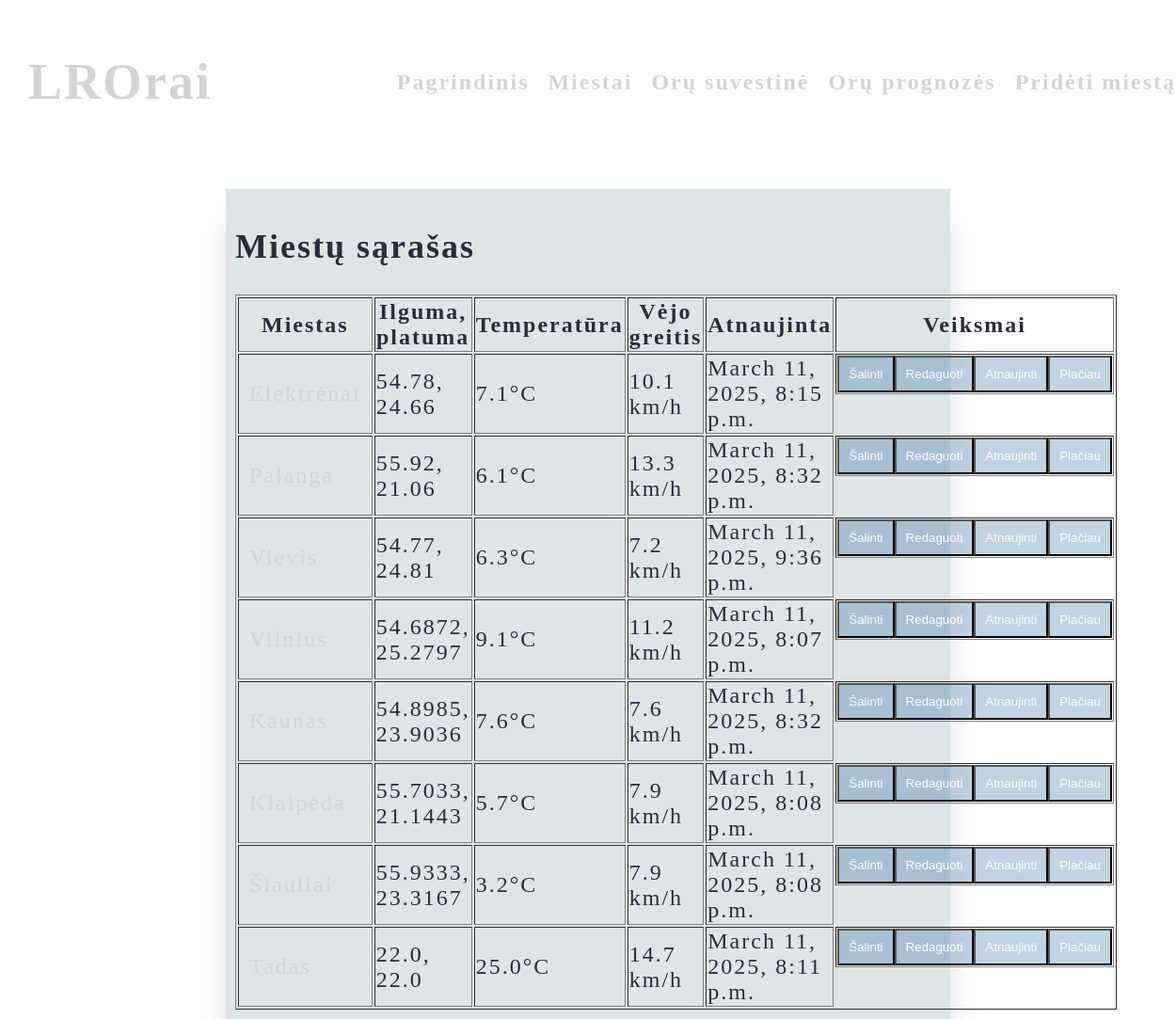
Before: /weathers/summary with the older database file.
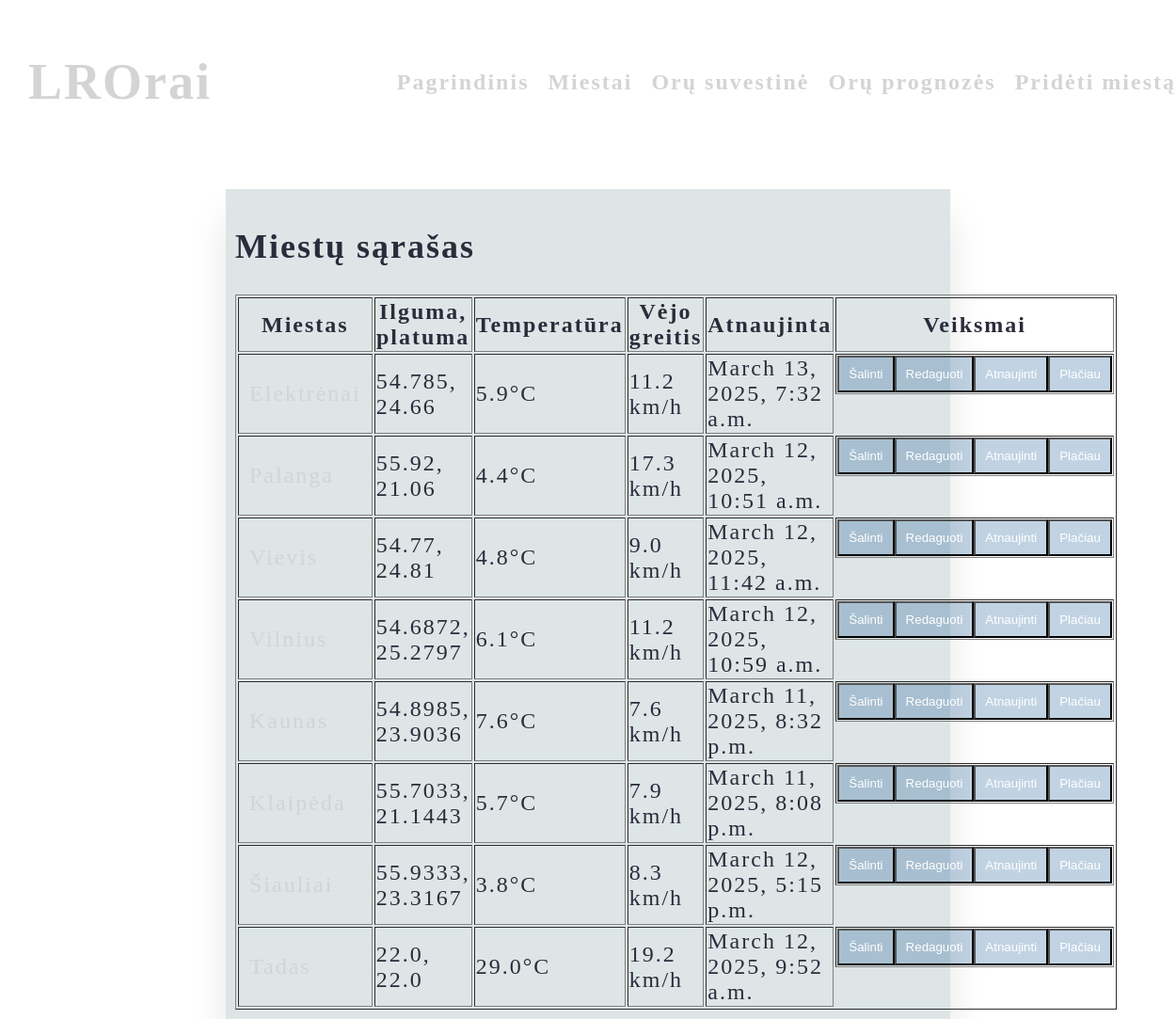
After: the same page with the newer database file.
### weathers/models.py (models this page shows, shortened)
class City(models.Model):
    name = models.CharField(max_length=50, default='', blank=True, unique=True)
    country = models.CharField(default='Lietuva', max_length=50)
    latitude = models.FloatField(default=0)
    longitude = models.FloatField(default=0)

class CityWeathers(models.Model):
    city = models.ForeignKey(City, on_delete=models.CASCADE)
    temperature = models.FloatField(default=0)
    wind_speed = models.FloatField(default=0)
    updated_at = models.DateTimeField(default=now)

### weathers/views.py (the view)
# urls.py: path("summary", views.summary, name="summary"),
def summary(request):
    return render(request, "weathers/summary.html", {"cities": City.objects.all()})

### weathers/templates/weathers/summary.html (shortened to what this page needs)
{% extends "main.html" %}
{% block content %}
<div class="center">
    <h2>Miestų sąrašas</h2>
    <table border="1">
        <tr>
            <th>Miestas</th>
            <th>Ilguma, platuma</th>
            <th>Temperatūra</th>
            <th>Vėjo greitis</th>
            <th>Atnaujinta</th>
            <th>Veiksmai</th>
        </tr>
        {% for city in cities %}
        <tr>
            <td>
                <a href="{% url 'weathers:city' city.id %}">{{ city.name }}</a>
            </td>
            <td>{{ city.latitude }}, {{ city.longitude }}</td>
            {% with weather=city.cityweathers_set.last %}
            <td>{{ weather.temperature }}°C</td>
            <td>{{ weather.wind_speed }} km/h</td>
            <td>{{ weather.updated_at }}</td>
            {% endwith %}
            <td class="cityButtons">
                <form action="{% url 'weathers:delete_city' city.id %}" method="POST">
                    <button class="submit" type="submit">Šalinti</button>
                </form>
                <a href="{% url 'weathers:edit_city' city.id %}">
                    <button class="submit" type="button">Redaguoti</button>
                </a>
                <a href="{% url 'weathers:update_weather' city.id %}">
                    <button class="submit" type="button">Atnaujinti</button>
                </a>
                <a href="{% url 'weathers:city' city.id %}">
                    <button class="submit" type="button">Plačiau</button>
                </a>
            </td>
        </tr>
        {% endfor %}
    </table>
</div>
{% endblock %}

### templates/main.html (shortened to what this page needs)
{% load static %}
<!DOCTYPE html>
<html lang="en">
<head>
    <link rel="stylesheet" href="{% static 'styles/main.css' %}">
</head>
<body>
    {% include "navbar.html" %}
    <br>
    <section class="container">
    {% block content %}
    {% endblock %}
    </section>
</body>
</html>

### templates/navbar.html
<header>
  <a href="{% url 'home' %}"><h1>LROrai</h1></a>
  <nav class="menu">
    <ul class="sidebar">
      <li><a href="{% url 'home' %}">Pagrindinis</a></li>
      <li><a href="{% url 'weathers:cities' %}">Miestai</a></li>
      <li><a href="{% url 'weathers:summary' %}">Orų suvestinė</a></li>
      <li><a href="{% url 'weathers:forecast' %}">Orų prognozės</a></li>
      <li><a href="{% url 'weathers:add_city' %}">Pridėti miestą</a></li>
    </ul>
  </nav>
</header>

### static/styles/main.css (style rules this page uses)
body { min-height: 100vh; margin: 0; font-size: 24px; letter-spacing: 2px; background-image: url("https://r4.wallpaperflare.com/wallpaper/19/415/594/lithuania-vilnius-the-rain-hd-wallpaper-9a99cdfb29b1c6a6fc91794637fa32e7.jpg"); background-size: cover; color: rgb(255, 255, 255); }
.center { margin: auto; width: 60%; box-shadow: 0 30px 40px rgba(0,0,0,.1); padding: 10px; }
div { backdrop-filter: blur(50px); background-color: #1a4c5325; padding: 30px; }
.cityButtons > a { padding: 0; }
.cityButtons { display: inline-flex; color: rgba(5, 5, 22, 0.726); }
h1 { font-size: 54px; color: rgb(212, 212, 212); }
header { width: 100%; font-weight: bold; display: flex; justify-content: space-between; align-items: center; padding: 10px 20px; backdrop-filter: blur(50px); }
ul { display: flex; justify-content: flex-end; align-items: center; list-style: none; padding: 10px; margin: 0; }
.container { grid-template-columns: 30vw 30vw 30vw; color: #2a2c3b; }
a, button { text-decoration: none; padding: 10px; color: rgb(212, 212, 212); }
.citiesButton, .submit { padding: 10px; background-color: #054c8d3f; color: rgb(255, 255, 255); }

Changed rows visible on the page:
changed City: latitude "54.78" → "54.785"; cityweathers_set.last.temperature "7.1" → "5.9"; cityweathers_set.last.wind_speed "10.1" → "11.2"; cityweathers_set.last.updated_at "March 11, 2025, 8:15 p.m." → "March 13, 2025, 7:32 a.m."
changed through a linked row, City: cityweathers_set.last.temperature "6.1" → "4.4"; cityweathers_set.last.wind_speed "13.3" → "17.3"; cityweathers_set.last.updated_at "March 11, 2025, 8:32 p.m." → "March 12, 2025, 10:51 a.m."
changed through a linked row, City: cityweathers_set.last.temperature "6.3" → "4.8"; cityweathers_set.last.wind_speed "7.2" → "9.0"; cityweathers_set.last.updated_at "March 11, 2025, 9:36 p.m." → "March 12, 2025, 11:42 a.m."
changed through a linked row, City: cityweathers_set.last.temperature "9.1" → "6.1"; cityweathers_set.last.updated_at "March 11, 2025, 8:07 p.m." → "March 12, 2025, 10:59 a.m."
changed through a linked row, City: cityweathers_set.last.temperature "3.2" → "3.8"; cityweathers_set.last.wind_speed "7.9" → "8.3"; cityweathers_set.last.updated_at "March 11, 2025, 8:08 p.m." → "March 12, 2025, 5:15 p.m."
changed through a linked row, City: cityweathers_set.last.temperature "25.0" → "29.0"; cityweathers_set.last.wind_speed "14.7" → "19.2"; cityweathers_set.last.updated_at "March 11, 2025, 8:11 p.m." → "March 12, 2025, 9:52 a.m."
